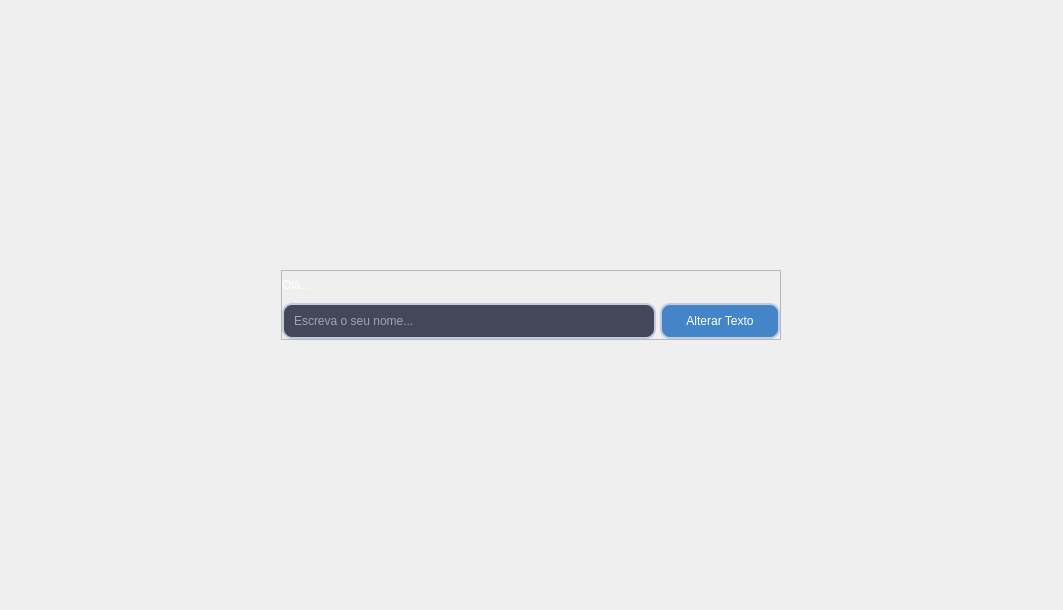
<?xml version="1.0" encoding="UTF-8"?>
<ui version="4.0">
 <class>application_pages</class>
 <widget class="QStackedWidget" name="application_pages">
  <property name="geometry">
   <rect>
    <x>0</x>
    <y>0</y>
    <width>1063</width>
    <height>610</height>
   </rect>
  </property>
  <property name="windowTitle">
   <string>StackedWidget</string>
  </property>
  <property name="currentIndex">
   <number>0</number>
  </property>
  <widget class="QWidget" name="page_1">
   <layout class="QVBoxLayout" name="verticalLayout">
    <item alignment="Qt::AlignHCenter">
     <widget class="QFrame" name="frame">
      <property name="minimumSize">
       <size>
        <width>500</width>
        <height>70</height>
       </size>
      </property>
      <property name="maximumSize">
       <size>
        <width>500</width>
        <height>70</height>
       </size>
      </property>
      <property name="frameShape">
       <enum>QFrame::StyledPanel</enum>
      </property>
      <property name="frameShadow">
       <enum>QFrame::Raised</enum>
      </property>
      <layout class="QVBoxLayout" name="verticalLayout_4">
       <property name="spacing">
        <number>4</number>
       </property>
       <property name="leftMargin">
        <number>0</number>
       </property>
       <property name="topMargin">
        <number>0</number>
       </property>
       <property name="rightMargin">
        <number>0</number>
       </property>
       <property name="bottomMargin">
        <number>0</number>
       </property>
       <item>
        <widget class="QLabel" name="label">
         <property name="styleSheet">
          <string notr="true">font: 700 14pt &quot;Segoe UI&quot;;
color: rgb(255, 255, 255);</string>
         </property>
         <property name="text">
          <string>Olá...</string>
         </property>
        </widget>
       </item>
       <item>
        <layout class="QGridLayout" name="gridLayout">
         <item row="0" column="0">
          <widget class="QLineEdit" name="lineEdit">
           <property name="minimumSize">
            <size>
             <width>0</width>
             <height>36</height>
            </size>
           </property>
           <property name="maximumSize">
            <size>
             <width>16777215</width>
             <height>36</height>
            </size>
           </property>
           <property name="styleSheet">
            <string notr="true">QLineEdit {
	background-color: rgb(68, 71, 90);
	padding: 8px;
	border: 2px solid #c3ccdf;
	color: rgb(255, 255, 255);
	border-radius: 10px;
}</string>
           </property>
           <property name="placeholderText">
            <string>Escreva o seu nome...</string>
           </property>
          </widget>
         </item>
         <item row="0" column="1">
          <widget class="QPushButton" name="btn_change_text">
           <property name="minimumSize">
            <size>
             <width>120</width>
             <height>36</height>
            </size>
           </property>
           <property name="maximumSize">
            <size>
             <width>16777215</width>
             <height>36</height>
            </size>
           </property>
           <property name="styleSheet">
            <string notr="true">QPushButton {
	background-color: #4385c8;
	border: 2px solid #c3ccdf;
	color: rgb(255, 255, 255);
	border-radius: 10px;
}

QPushButton:hover {
	background-color: #55aaff
}

QPushButton:pressed {
	background-color: #ff007f
}</string>
           </property>
           <property name="text">
            <string>Alterar Texto</string>
           </property>
          </widget>
         </item>
        </layout>
       </item>
      </layout>
     </widget>
    </item>
   </layout>
  </widget>
  <widget class="QWidget" name="page_2">
   <layout class="QVBoxLayout" name="verticalLayout_2">
    <item>
     <widget class="QLabel" name="label_2">
      <property name="text">
       <string>Pagina 2</string>
      </property>
      <property name="alignment">
       <set>Qt::AlignCenter</set>
      </property>
     </widget>
    </item>
   </layout>
  </widget>
  <widget class="QWidget" name="page_3">
   <layout class="QVBoxLayout" name="verticalLayout_3">
    <item>
     <widget class="QLabel" name="label_3">
      <property name="text">
       <string>Pagina 3</string>
      </property>
      <property name="alignment">
       <set>Qt::AlignCenter</set>
      </property>
     </widget>
    </item>
   </layout>
  </widget>
 </widget>
 <resources/>
 <connections/>
</ui>
